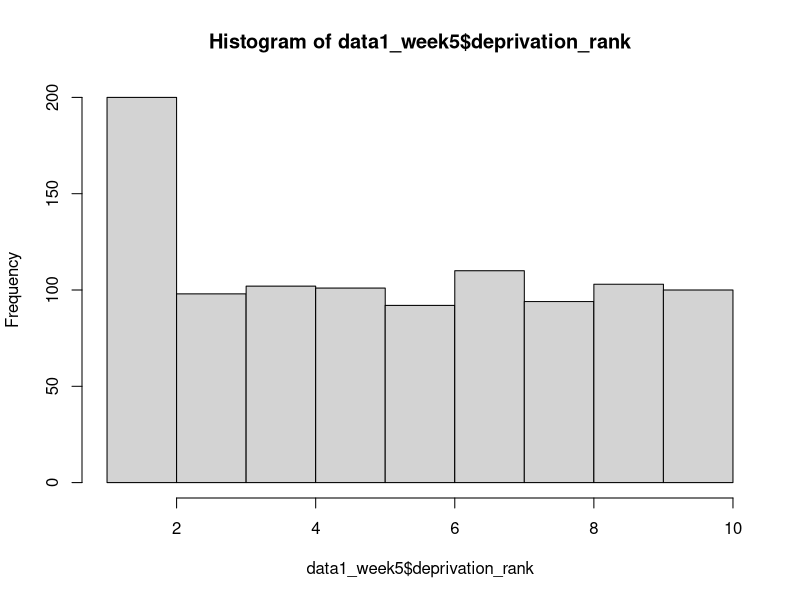
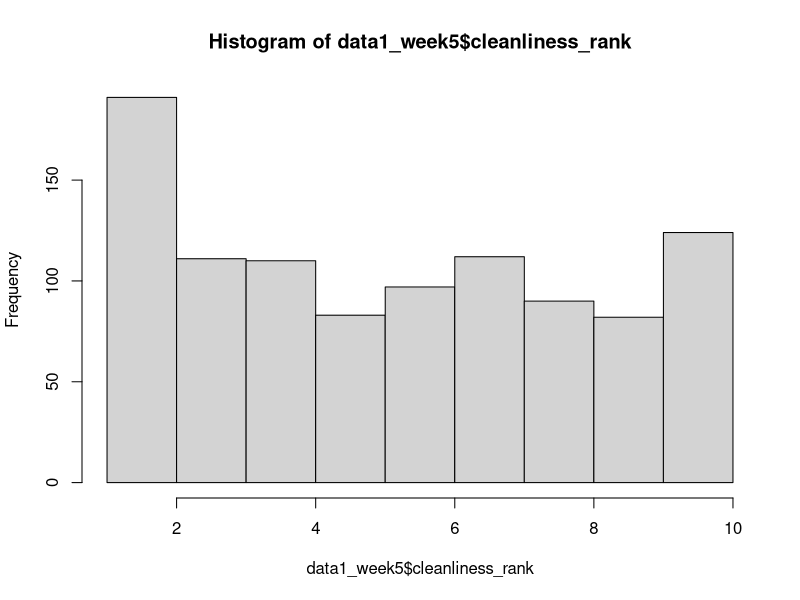
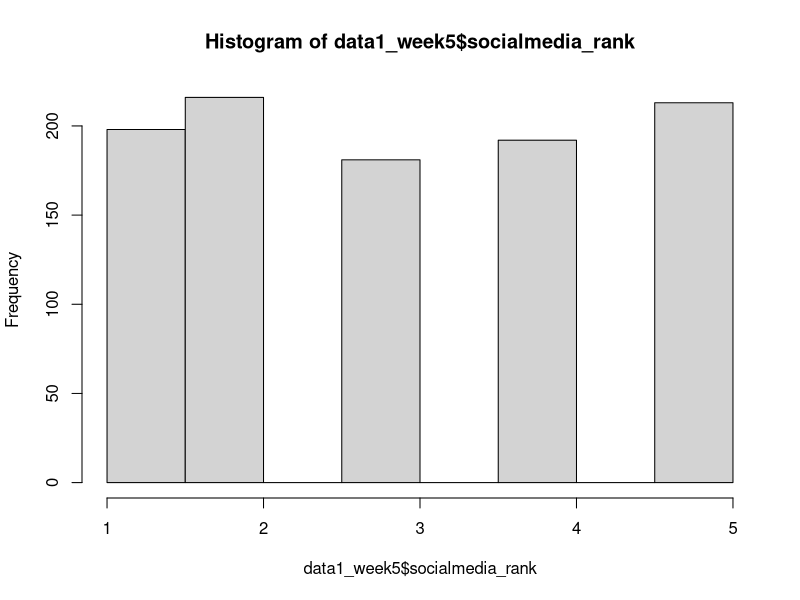
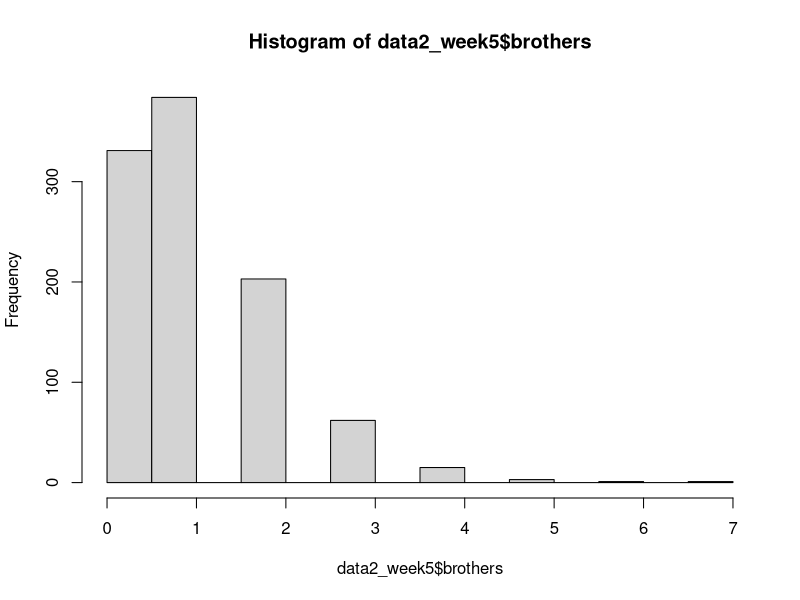

Reproduce these figures in R, in order. (Note: this script raises an error after producing the figures.)
## ---- chunk 1
#your code

#reading the data
data1_week5 = read.csv('./data/data1_week5.csv', header=T)

#assessing normality through histogram
hist(data1_week5$deprivation_rank)
hist(data1_week5$cleanliness_rank)
hist(data1_week5$socialmedia_rank)

#assessing normality statistically
shapiro.test(data1_week5$deprivation_rank)
shapiro.test(data1_week5$cleanliness_rank)
shapiro.test(data1_week5$socialmedia_rank)

#calculating correlation
cor(data1_week5$deprivation_rank, data1_week5$cleanliness_rank, method = 'spearman')
cor(data1_week5$deprivation_rank, data1_week5$socialmedia_rank, method = 'spearman')
cor(data1_week5$cleanliness_rank, data1_week5$socialmedia_rank, method = 'spearman')
## ---- chunk 2
#your code

#reading the data
data2_week5 = read.csv('./data/data2_week5.csv', header=T)

#assessing normality through histogram
hist(data2_week5$brothers)

#assessing normality statistically
shapiro.test(data2_week5$brothers)

#equality of variance
car::leveneTest(data2_week5$brothers, data2_week5$police_contact)

#non-parametric test
##transform to numeric
data2_week5$police_contact_num = as.numeric(data2_week5$police_contact)
wilcox.test(data2_week5$brothers, data2_week5$police_contact_num)

##take a look at the means
tapply(data2_week5$brothers, data2_week5$police_contact, mean)
## ---- chunk 3
#your code

#reading the data
data3_week5 = read.csv('./data/data3_week5.csv', header=T)

#look at the data
summary(data3_week5)

#assessing normality through histogram
hist(data3_week5$casualties)

#assessing normality statistically
shapiro.test(data3_week5$casualties)

#take a look at the means
tapply(data3_week5$casualties, data3_week5$crossing_type, mean)

#non-parametric test
##transform to numeric
data3_week5$crossing_type_num = as.factor(data3_week5$crossing_type)
levels(data3_week5$crossing_type_num) = c(0,1,2)
data3_week5$crossing_type_num = as.numeric(as.character(data3_week5$crossing_type_num))

kruskal.test(data3_week5$casualties, data3_week5$crossing_type_num)
## ---- chunk 4
flight_data = array(c(100, 50, 150, 500), dim=c(2,2))
dimnames(flight_data) = list( c('Drunk', 'Not drunk')
                       , c('Denied boarding', 'Allowed boarding'))
flight_data = addmargins(flight_data, c(1,2))
flight_data
## ---- chunk 5
#your code

#calculate expected counts
E_1_1 = (250*150)/800
E_1_2 = (250*650)/800
E_2_1 = (550*150)/800
E_2_2 = (550*650)/800
expected_vals = c(E_1_1, E_1_2, E_2_1, E_2_2)

#place the observed values in same structure
O_1_1 = 100
O_1_2 = 150
O_2_1 = 50
O_2_2 = 500
observed_vals = c(O_1_1, O_1_2, O_2_1, O_2_2)

#calculate ChiSquare
manual_chisquare = sum(((expected_vals - observed_vals)^2)/expected_vals)
## ---- chunk 6
#your code

#compare expected values
chisq.test(flight_data)$expected

#compare chisquare value
chisq.test(flight_data)
## ---- chunk 7
#your code (if needed)

#retrieve z-scores (std residuals)
chisq.test(flight_data)$stdres
## ---- chunk 8
flight_delays = array(c(300, 350, 200, 150, 600, 300, 200, 100, 400, 100, 50, 50, 300, 250, 200, 200), dim=c(4,4))
dimnames(flight_delays) = list( c('On time', 'Minor delay', 'Severe delay', 'Cancelled')
                       , c('Spring', 'Summer', 'Fall', 'Winter'))
flight_delays = addmargins(flight_delays, c(1,2))
flight_delays
## ---- chunk 9
#your code

#calculate Chisquare test
chisquare_flight_delays = chisq.test(flight_delays, correct = F)

#follow up with standardised residuals
chisquare_flight_delays$stdres
## ---- chunk 10
airport_data = array(c(1000, 500, 4000, 5000, 8000, 1000, 6000, 4000), dim=c(2,2,2))
dimnames(airport_data) = list('additional_checks' = c('yes', 'no')
                       , 'zone' = c('EU', 'nonEU')
                       , 'customs_check' = c('yes', 'no')
                       )
airport_data
## ---- chunk 11
airport_data_long = as.data.frame(as.table(airport_data))
airport_data_long
## ---- chunk 12
#your code

#build the model
indep_model = glm(formula = Freq ~ zone + customs_check + additional_checks
               , data = airport_data_long
               , family = poisson)

#assess model
summary(indep_model)

#test whether we can reject the H0 of model adequacy
pchisq(7909.5, 4, lower.tail = F)
## ---- chunk 13
#your code

cbind(indep_model$data, round(fitted(indep_model)))
## ---- chunk 14
#your code

#build the model
saturated_model = glm(formula = Freq ~ zone*customs_check*additional_checks
               , data = airport_data_long
               , family = poisson)

cbind(saturated_model$data, round(fitted(saturated_model)))
## ---- chunk 15
#your code

two_way_model = glm(formula = Freq ~ zone + customs_check + additional_checks + zone:customs_check + zone:additional_checks + customs_check:additional_checks
               , data = airport_data_long
               , family = poisson)

#assess model
summary(two_way_model)

#test for H0
pchisq(111.82, 1, lower.tail = F)
## ---- chunk 16
#your code

#using step
step(saturated_model)
